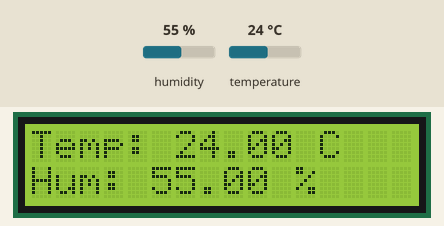
A sketch run on a simulated ESP32. Shown: 16×2 character LCD. The test bench sets the inputs (shaded band); at power-on: humidity 55 %, temperature 24 °C. WiFi joins after 1.5 s; servers stay silent unless stated; no MQTT or app messages arrive unless stated; what the sketch prints to the serial monitor is not drawn.

Above: at 5.6 s.
5.7 s: humidity set to 22 %
At 10.4 s:
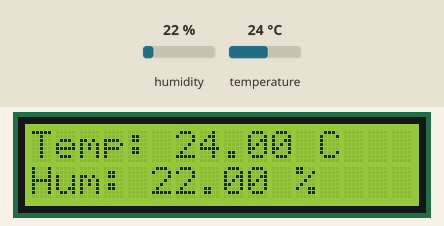
12.4 s: temperature set to 12 °C
At 15.4 s:
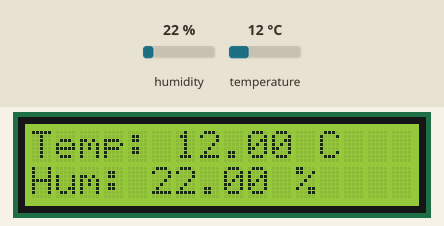
19.1 s: humidity set to 40 %
At 20.5 s:
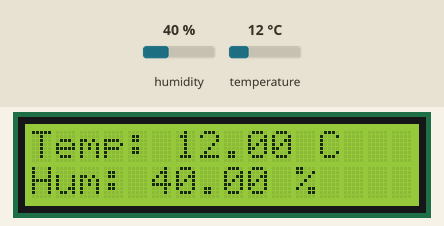
25.8 s: temperature set to 19 °C
At 30.6 s:
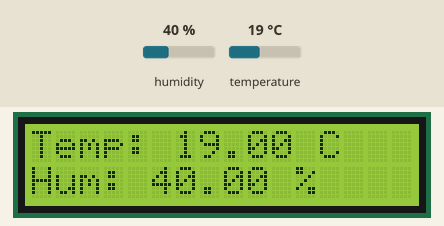
Timing chart, 0 to 32.1 s (numbered marks = the images above; inputs shaded):
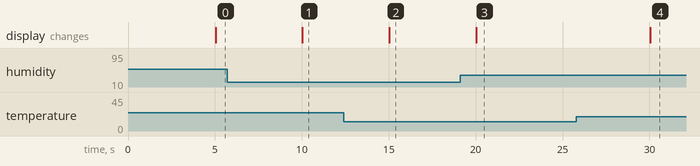

The sketch:

code.ino
```cpp
#include <WiFi.h>
#include <PubSubClient.h>
#include <LiquidCrystal_I2C.h>
#include <DHT.h>
#define DHTPIN 4
#define DHTTYPE DHT22
DHT dht(DHTPIN, DHTTYPE);
/* ======== Paramètres utilisateur ======== */
const char *WIFI_SSID   = "Wokwi-GUEST";         // WiFi simulé par Wokwi
const char *WIFI_PASS   = "";                    // Pas de mot de passe pour Wokwi-GUEST
const char *TB_HOST     = "mqtt.eu.thingsboard.cloud";  // Serveur ThingsBoard (Europe)
const uint16_t TB_PORT  = 1883;                  // Port MQTT standard
const char *TB_TOKEN    = "zyw06qf9q386k55b5etu";  // Remplace par ton Access Token
/* ======================================= */

/* Initialisation LCD (adresse I2C = 0x27, 16 colonnes, 2 lignes) */
LiquidCrystal_I2C lcd(0x27, 16, 2);
WiFiClient wifiClient;
PubSubClient tbClient(wifiClient);

void connectWiFi() {
  if (WiFi.status() == WL_CONNECTED) return;
  Serial.print("Connexion au Wi-Fi...");
  WiFi.begin(WIFI_SSID, WIFI_PASS);
  while (WiFi.status() != WL_CONNECTED) {
    delay(500);
    Serial.print(".");
  }
  Serial.println(" Connecté !");
}

void connectTB() {
  while (!tbClient.connected()) {
    Serial.print("Connexion à ThingsBoard...");
    if (tbClient.connect("ESP32_StationMeteo", TB_TOKEN, nullptr)) {
      Serial.println(" Connecté !");
    } else {
      Serial.print(" Échec, rc=");
      Serial.print(tbClient.state());
      Serial.println(" Réessai dans 5s...");
      delay(5000);
    }
  }
}

void setup() {
  Serial.begin(115200);
  WiFi.mode(WIFI_STA);
  tbClient.setServer(TB_HOST, TB_PORT);
  dht.begin();
  // Initialisation du LCD
  lcd.init();
  lcd.backlight();
  lcd.setCursor(0, 0);
  lcd.print("Station Meteo");
  lcd.setCursor(0, 1);
  lcd.print("Demarrage...");
  delay(2000);
}

void loop() {
  connectWiFi();
  connectTB();
  tbClient.loop();

  static uint32_t t0;
  if (millis() - t0 > 5000) {  // Envoi toutes les 5 secondes
    t0 = millis();

    // // Simulation des capteurs
    // float temperature = random(200, 360) / 10.0;  // 20.0-35.9°C
    // float humidite = random(400, 610) / 10.0;     // 40.0-60.9%
    float temperature = dht.readTemperature();
float humidite = dht.readHumidity();
if (isnan(temperature) || isnan(humidite)) {
  Serial.println("Erreur de lecture du capteur simulé !");
  return;
}
    // Affichage sur Serial Monitor
    Serial.print("Température simulée : ");
    Serial.print(temperature);
    Serial.print(" °C | Humidité simulée : ");
    Serial.print(humidite);
    Serial.println(" %");

    // Affichage sur LCD
    lcd.clear();
    lcd.setCursor(0, 0);
    lcd.print("Temp: ");
    lcd.print(temperature);
    lcd.print(" C");
    lcd.setCursor(0, 1);
    lcd.print("Hum: ");
    lcd.print(humidite);
    lcd.print(" %");

    // Création du payload JSON
    String payload = "{\"temperature\":" + String(temperature) + ", \"humidite\":" + String(humidite) + "}";

    // Envoi via MQTT
    if (tbClient.publish("v1/devices/me/telemetry", payload.c_str())) {
      Serial.println("Données envoyées : " + payload);
    } else {
      Serial.println("Échec d'envoi");
    }
  }
}
```

Measured:
- after the input at 5.7 s, the display: changes after 4.3 s (image 1)
- after the input at 12.4 s, the display: changes after 2.6 s (image 2)
- after the input at 19.1 s, the display: changes after 0.94 s (image 3)
- after the input at 25.8 s, the display: changes after 4.2 s (image 4)
